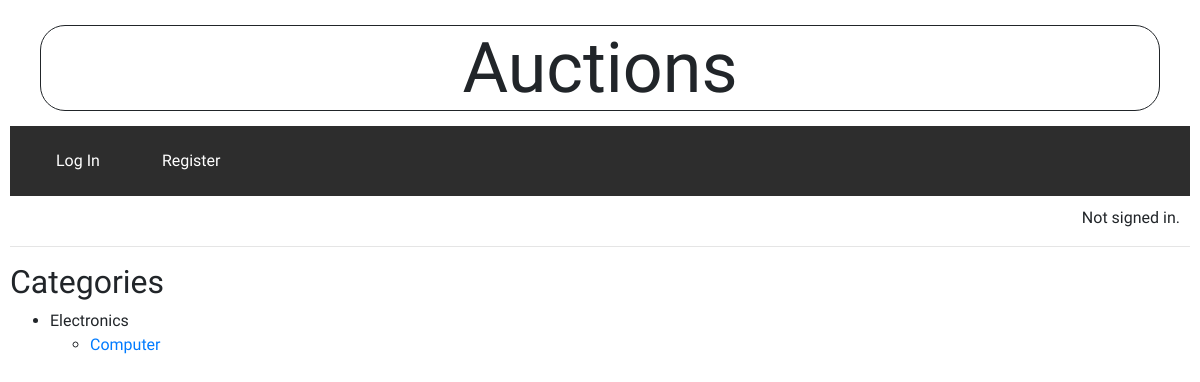
Before: /category with the older database file.
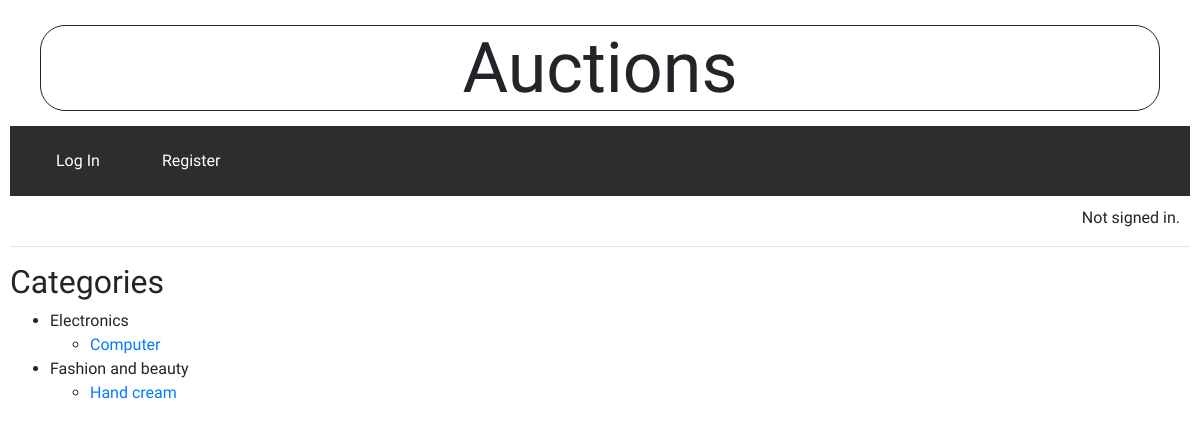
After: the same page with the newer database file.
### auctions/models.py (models this page shows, shortened)
class Auction(models.Model):
    title = models.CharField(max_length=64)
    description = models.TextField(max_length=200, blank=True)
    owner = models.ForeignKey(User, on_delete=models.CASCADE)
    start_bid = models.DecimalField(max_digits=8, decimal_places=2, default=0.00)
    active = models.BooleanField(default=True)
    image = models.ImageField(upload_to='auctions_images/', blank=True)
    category = models.CharField(max_length=64, blank=True)
    date = models.DateField()

### auctions/views.py (the view)
# urls.py: path("category", views.category, name="category")
def category(request):
    auctions = Auction.objects.all()
    categories = {}
    for auction in auctions:
        if auction.category:
            if auction.category not in categories:
                categories[auction.category] = []
            categories[auction.category].append(auction)
    return render(request, "auctions/category.html", {
        "categories": categories
    })

### auctions/templates/auctions/category.html
{% extends 'auctions/layout.html' %}
{% block body %}
<h2>Categories</h2>
    <ul>
    {% for category, auctions in categories.items %}
        <li>{{ category }}</li>
        <ul>
        {% for auction in auctions %}
            <li><a href="{% url 'detail' auction.id %}">{{ auction.title }}</a></li>
        {% endfor %}
        </ul>
    {% endfor %}
    </ul>
{% endblock %}

Changed rows visible on the page:
added Auction: category "Fashion and beauty", title "Hand cream"
